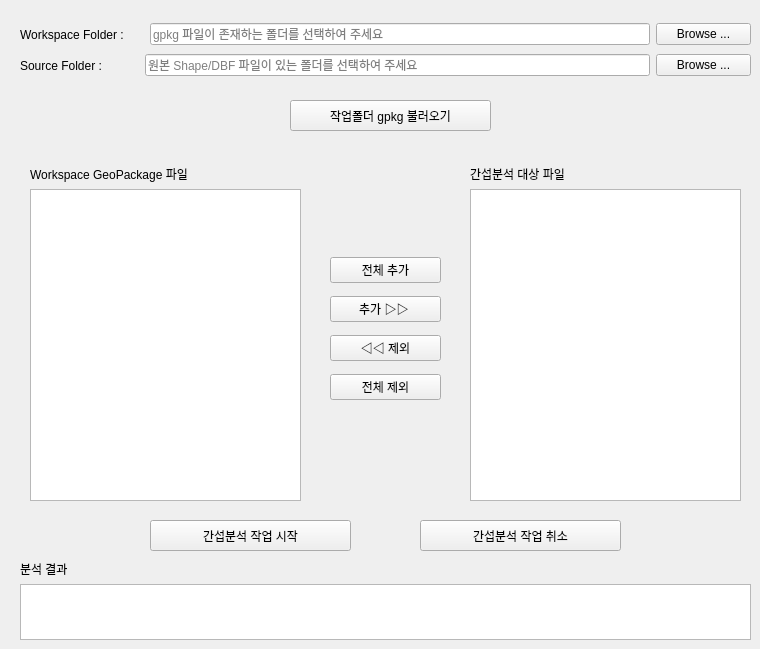
    <widget class="QWidget" name="tab_4">
     <attribute name="title">
      <string>간섭분석</string>
     </attribute>
     <widget class="QWidget" name="horizontalLayoutWidget">
      <property name="geometry">
       <rect>
        <x>20</x>
        <y>19</y>
        <width>731</width>
        <height>31</height>
       </rect>
      </property>
      <layout class="QHBoxLayout" name="horizontalLayout">
       <item>
        <widget class="QLabel" name="label">
         <property name="text">
          <string>Workspace Folder :      </string>
         </property>
        </widget>
       </item>
       <item>
        <widget class="QLineEdit" name="leWorkspaceFolder">
         <property name="placeholderText">
          <string>gpkg 파일이 존재하는 폴더를 선택하여 주세요</string>
         </property>
        </widget>
       </item>
       <item>
        <widget class="QPushButton" name="btWorkFolderBrowse">
         <property name="text">
          <string>     Browse ...     </string>
         </property>
        </widget>
       </item>
      </layout>
     </widget>
     <widget class="QWidget" name="verticalLayoutWidget">
      <property name="geometry">
       <rect>
        <x>20</x>
        <y>160</y>
        <width>291</width>
        <height>341</height>
       </rect>
      </property>
      <layout class="QVBoxLayout" name="verticalLayout">
       <property name="leftMargin">
        <number>10</number>
       </property>
       <property name="topMargin">
        <number>5</number>
       </property>
       <property name="rightMargin">
        <number>10</number>
       </property>
       <item>
        <widget class="QLabel" name="label_2">
         <property name="text">
          <string>Workspace GeoPackage 파일</string>
         </property>
        </widget>
       </item>
       <item>
        <widget class="QListWidget" name="lwGpkgFileList"/>
       </item>
      </layout>
     </widget>
     <widget class="QWidget" name="verticalLayoutWidget_2">
      <property name="geometry">
       <rect>
        <x>330</x>
        <y>250</y>
        <width>111</width>
        <height>161</height>
       </rect>
      </property>
      <layout class="QVBoxLayout" name="verticalLayout_2">
       <item>
        <widget class="QPushButton" name="btAllFilesAdd">
         <property name="text">
          <string>전체 추가</string>
         </property>
        </widget>
       </item>
       <item>
        <widget class="QPushButton" name="btSelectedFilesAdd">
         <property name="text">
          <string>추가 ▷▷ </string>
         </property>
        </widget>
       </item>
       <item>
        <widget class="QPushButton" name="btRemoveSelected">
         <property name="text">
          <string>◁◁ 제외</string>
         </property>
        </widget>
       </item>
       <item>
        <widget class="QPushButton" name="btRemoveAll">
         <property name="text">
          <string>전체 제외</string>
         </property>
        </widget>
       </item>
      </layout>
     </widget>
     <widget class="QPushButton" name="btGdfListOpen">
      <property name="geometry">
       <rect>
        <x>290</x>
        <y>100</y>
        <width>201</width>
        <height>31</height>
       </rect>
      </property>
      <property name="text">
       <string>작업폴더 gpkg 불러오기</string>
      </property>
     </widget>
     <widget class="QWidget" name="verticalLayoutWidget_3">
      <property name="geometry">
       <rect>
        <x>460</x>
        <y>160</y>
        <width>291</width>
        <height>341</height>
       </rect>
      </property>
      <layout class="QVBoxLayout" name="verticalLayout_3">
       <property name="leftMargin">
        <number>10</number>
       </property>
       <property name="topMargin">
        <number>5</number>
       </property>
       <property name="rightMargin">
        <number>10</number>
       </property>
       <item>
        <widget class="QLabel" name="label_3">
         <property name="text">
          <string>간섭분석 대상 파일</string>
         </property>
        </widget>
       </item>
       <item>
        <widget class="QListWidget" name="lwAnalysisFileList"/>
       </item>
      </layout>
     </widget>
     <widget class="QWidget" name="horizontalLayoutWidget_2">
      <property name="geometry">
       <rect>
        <x>20</x>
        <y>50</y>
        <width>731</width>
        <height>31</height>
       </rect>
      </property>
      <layout class="QHBoxLayout" name="horizontalLayout_2">
       <item>
        <widget class="QLabel" name="label_4">
         <property name="text">
          <string>Source Folder :           </string>
         </property>
        </widget>
       </item>
       <item>
        <widget class="QLineEdit" name="leSourceFolder">
         <property name="placeholderText">
          <string>원본 Shape/DBF 파일이 있는 폴더를 선택하여 주세요</string>
         </property>
        </widget>
       </item>
       <item>
        <widget class="QPushButton" name="btSourceFolderBrowse">
         <property name="text">
          <string>     Browse ...     </string>
         </property>
        </widget>
       </item>
      </layout>
     </widget>
     <widget class="QPushButton" name="btAnalysisWorkStart">
      <property name="geometry">
       <rect>
        <x>150</x>
        <y>520</y>
        <width>201</width>
        <height>31</height>
       </rect>
      </property>
      <property name="text">
       <string>간섭분석 작업 시작</string>
      </property>
     </widget>
     <widget class="QPushButton" name="btAnalysisWorkStop">
      <property name="geometry">
       <rect>
        <x>420</x>
        <y>520</y>
        <width>201</width>
        <height>31</height>
       </rect>
      </property>
      <property name="text">
       <string>간섭분석 작업 취소</string>
      </property>
     </widget>
     <widget class="QWidget" name="verticalLayoutWidget_4">
      <property name="geometry">
       <rect>
        <x>20</x>
        <y>560</y>
        <width>731</width>
        <height>80</height>
       </rect>
      </property>
      <layout class="QVBoxLayout" name="verticalLayout_4">
       <item>
        <widget class="QLabel" name="label_5">
         <property name="text">
          <string>분석 결과</string>
         </property>
        </widget>
       </item>
       <item>
        <widget class="QPlainTextEdit" name="teAnalysisResults"/>
       </item>
      </layout>
     </widget>
    </widget>
